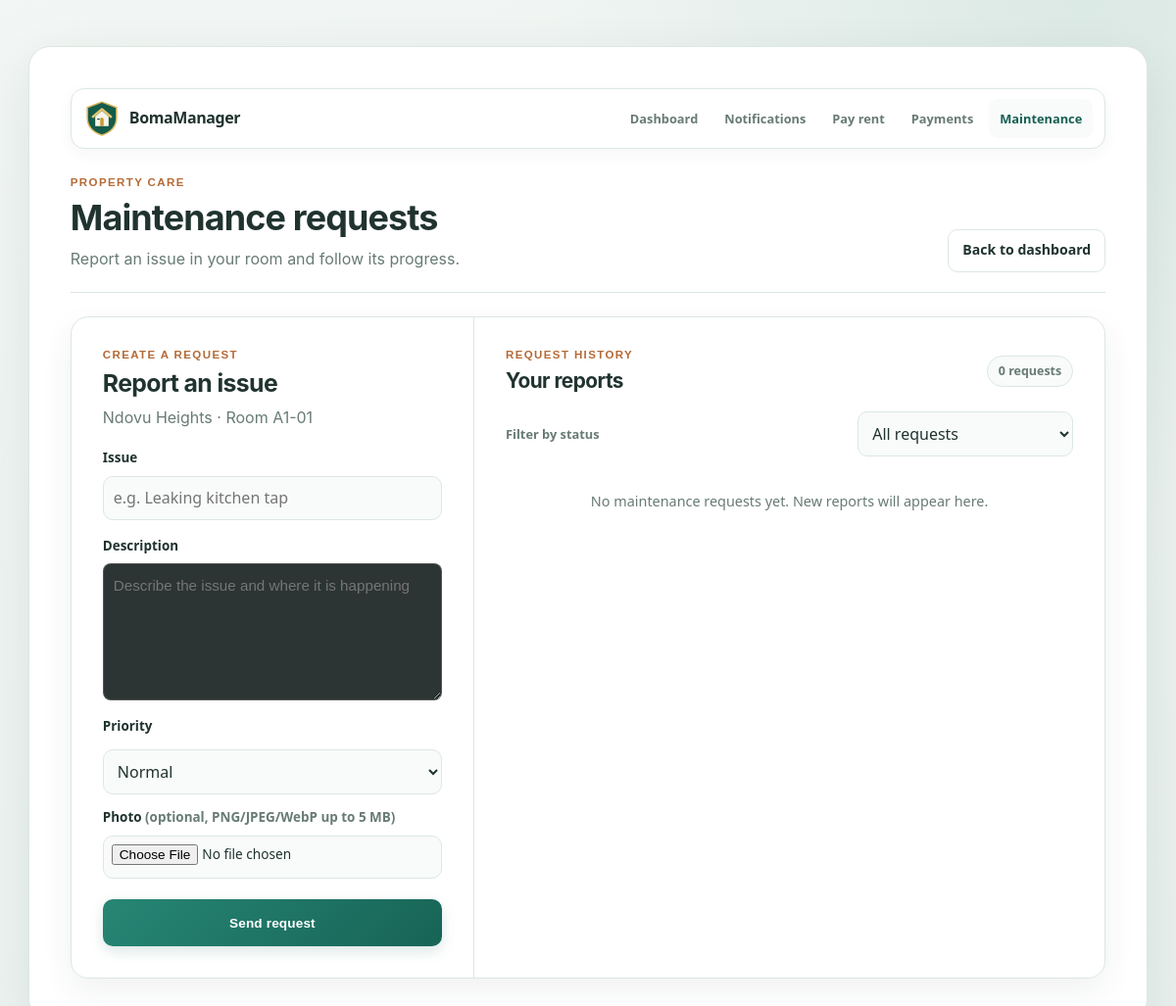
Before: /maintenance-requests (signed in) with the older database file.
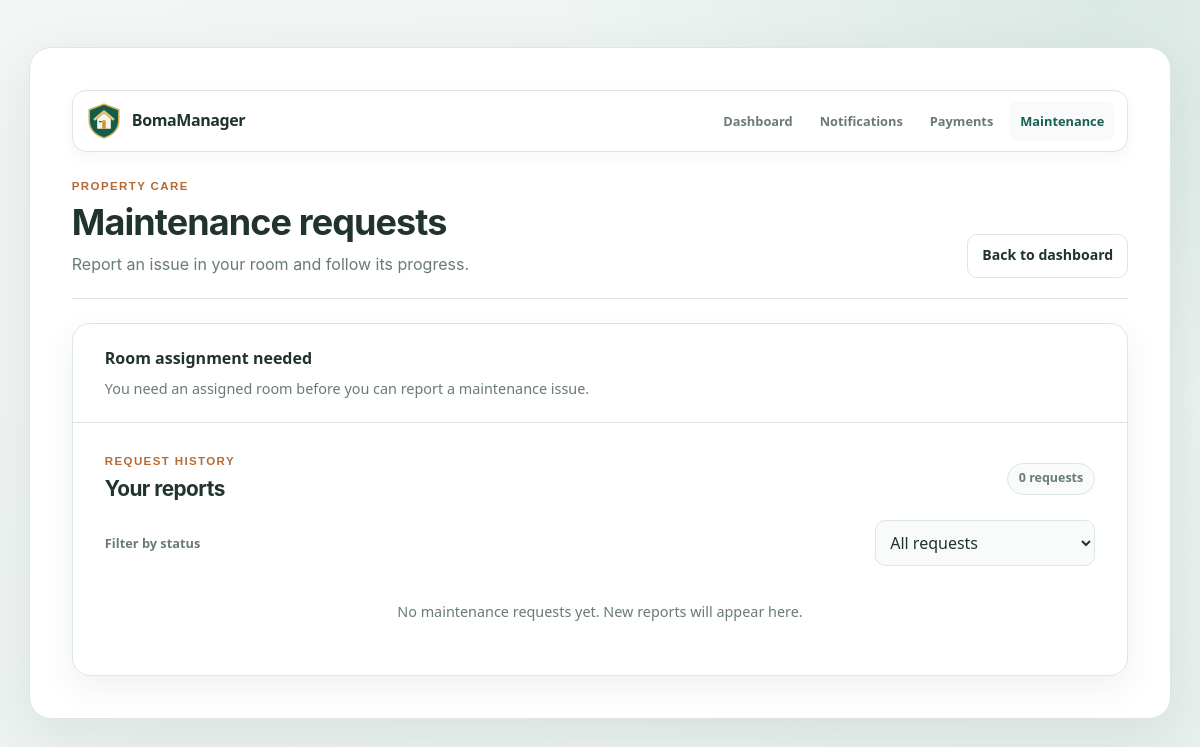
After: the same page with the newer database file.
### app.py (models this page shows)
class Property(db.Model):
    id = db.Column(db.Integer, primary_key=True)
    name = db.Column(db.String(100), nullable=False)
    location = db.Column(db.String(200), nullable=False)
    property_type = db.Column(db.String(50), nullable=True)
    landlord_id = db.Column(db.Integer, db.ForeignKey('user.id'), nullable=False)
    landlord = db.relationship('User', backref='properties')

class Room(db.Model):
    id = db.Column(db.Integer, primary_key=True)
    room_number = db.Column(db.String(20), nullable=False)
    room_type = db.Column(db.String(50), nullable=True)
    rent_amount = db.Column(db.Float, nullable=False)
    is_occupied = db.Column(db.Boolean, default=False)
    property_id = db.Column(db.Integer, db.ForeignKey('property.id'), nullable=False)
    tenant_id = db.Column(db.Integer, db.ForeignKey('user.id'), nullable=True)
    assigned_date = db.Column(db.Date, nullable=True)
    property = db.relationship('Property', backref='rooms')
    tenant = db.relationship('User', backref='room', foreign_keys=[tenant_id])

### app.py (the view, shortened to what this page needs)
@app.route('/maintenance-requests', methods=['GET', 'POST'])
@login_required
def maintenance_requests():
    statuses = [
        ('open', 'Open'),
        ('in_progress', 'In progress'),
        ('resolved', 'Resolved'),
    ]
    if current_user.role == 'tenant':
        if request.method == 'POST' and 'request_id' in request.form:
            return "Access Denied", 403
        room = Room.query.filter_by(tenant_id=current_user.id).first()
        status_filter = request.args.get('status', 'all')
        query = MaintenanceRequest.query.filter_by(
            tenant_id=current_user.id,
        )
        if status_filter not in {'all', *(value for value, _ in statuses)}:
            status_filter = 'all'
        if status_filter != 'all':
            query = query.filter_by(status=status_filter)
        requests_list = query.order_by(MaintenanceRequest.created_at.desc()).all()
        return render_template(
            'maintenance_requests.html',
            room=room,
            maintenance_requests=requests_list,
            statuses=statuses,
            status_filter=status_filter,
        )

### app.py (called while the page is built, shortened)
@login_manager.user_loader
def load_user(user_id):
    return User.query.get(int(user_id))

@app.before_request
def check_subscription_global():
    if session.get('is_super_admin') or not current_user.is_authenticated:
        return None
    if current_user.role != 'landlord' or has_paid_subscription_access(current_user):
        return None

@app.before_request
def enforce_maintenance_mode():
    is_super_admin = session.get('is_super_admin') and not current_user.is_authenticated
    if not is_maintenance_on() or is_super_admin:
        return None

@app.context_processor
def inject_pending_payment_proof_count():
    pending_count = 0
    unread_notification_count = 0
    if current_user.is_authenticated and current_user.role == 'landlord':
        pending_count = PaymentProof.query.join(Room).join(Property).filter(
            Property.landlord_id == current_user.id,
            PaymentProof.status == 'pending',
        ).count()
    elif current_user.is_authenticated and current_user.role == 'tenant':
        unread_notification_count = TenantNotification.query.filter_by(
            tenant_id=current_user.id,
            read_at=None,
        ).count()
    return {
        'pending_payment_proof_count': pending_count,
        'unread_notification_count': unread_notification_count,
    }

### maintenance.py (called while the page is built)
def _maintenance_setting():
    from app import MaintenanceSetting, db
    return db.session.get(MaintenanceSetting, 1)

def is_maintenance_on():
    setting = _maintenance_setting()
    if setting is not None:
        return setting.enabled
    return os.path.exists(MAINT_FILE)

### templates/maintenance_requests.html (shortened to what this page needs)
<!DOCTYPE html>
<html>
<head>
    <link rel="stylesheet" href="{{ url_for('static', filename='style.css') }}">
</head>
<body class="maintenance-page">
<main class="container maintenance-requests-shell">
    {% include '_app_navigation.html' %}
    <header class="maintenance-page-header">
        <div class="maintenance-page-intro">
            <p class="eyebrow">Property care</p>
            <h1>Maintenance requests</h1>
            <p class="muted">
                {% if current_user.role == 'tenant' %}
                    Report an issue in your room and follow its progress.
                {% else %}
                    Review tenant issues and update their status.
                {% endif %}
            </p>
        </div>
        <a class="maintenance-back-link" href="{{ url_for('dashboard') }}">Back to dashboard</a>
    </header>
    <div class="maintenance-layout{% if current_user.role == 'tenant' and room %} maintenance-layout-tenant{% endif %}">
    {% if current_user.role == 'tenant' and room %}
        <section class="maintenance-form-card">
            <div class="maintenance-panel-heading">
                <p class="eyebrow">Create a request</p>
                <h2>Report an issue</h2>
                <p class="muted">{{ room.property.name }} · Room {{ room.room_number }}</p>
            </div>
            <form method="POST" enctype="multipart/form-data" class="maintenance-request-form">
                <label for="title">Issue</label>
                <input id="title" name="title" maxlength="120" required placeholder="e.g. Leaking kitchen tap">
                <label for="description">Description</label>
                <textarea id="description" name="description" maxlength="2000" rows="5" required placeholder="Describe the issue and where it is happening"></textarea>
                <label for="priority">Priority</label>
                <select id="priority" name="priority">
                    <option value="normal" selected>Normal</option>
                </select>
                <label for="photo">Photo <span class="muted">(optional, PNG/JPEG/WebP up to 5 MB)</span></label>
                <input id="photo" name="photo" type="file" accept="image/png,image/jpeg,image/webp">
                <button class="btn primary-action" type="submit">Send request</button>
            </form>
        </section>
    {% elif current_user.role == 'tenant' %}
        <div class="maintenance-empty-room">
            <strong>Room assignment needed</strong>
            <p>You need an assigned room before you can report a maintenance issue.</p>
        </div>
    {% endif %}
    <section class="maintenance-request-list" aria-labelledby="maintenance-list-title">
        <header class="maintenance-section-heading">
            <div>
                <p class="eyebrow">{% if current_user.role == 'tenant' %}Request history{% else %}Property care{% endif %}</p>
                <h2 id="maintenance-list-title">{% if current_user.role == 'tenant' %}Your reports{% else %}Tenant reports{% endif %}</h2>
            </div>
            <span class="maintenance-total">{{ maintenance_requests|length }} {{ 'request' if maintenance_requests|length == 1 else 'requests' }}</span>
        </header>
        <form method="GET" class="maintenance-filter-form">
            <label for="maintenance-status-filter">Filter by status</label>
            <select id="maintenance-status-filter" name="status" onchange="this.form.submit()">
                <option value="all" {% if status_filter == 'all' %}selected{% endif %}>All requests</option>
            </select>
        </form>
        {% if maintenance_requests %}
            {% for item in maintenance_requests %}
                <article class="maintenance-request-card">
                    <div class="maintenance-request-heading">
                        <div class="maintenance-request-main">
                            <h3>{{ item.title }}</h3>
                            <div class="maintenance-request-meta">
                                <span>{{ item.room.property.name }} · Room {{ item.room.room_number }}</span>
                                <span>Reported {{ item.created_at.strftime('%d %b %Y at %H:%M') }}</span>
                            </div>
                            {% if current_user.role == 'landlord' %}
                                <p class="maintenance-request-tenant">Tenant: {{ item.tenant.name or item.tenant.email }}</p>
                            {% endif %}
                            <span class="maintenance-priority maintenance-priority-{{ item.priority }}">{{ item.priority|title }} priority</span>
                        </div>
                        <span class="maintenance-status-badge maintenance-status-{{ item.status }}">{{ item.status.replace('_', ' ')|title }}</span>
                    </div>
                    <p class="maintenance-request-description">{{ item.description }}</p>
                    {% if item.photo_path %}
                        <a class="maintenance-photo-link" href="{{ url_for('maintenance_photo', request_id=item.id) }}" target="_blank" rel="noopener">
                            <img src="{{ url_for('maintenance_photo', request_id=item.id) }}" alt="Photo attached to {{ item.title }}" loading="lazy">
                            <span>View attached photo</span>
                        </a>
                    {% endif %}
                    {% if current_user.role == 'landlord' %}
                        <form method="POST" class="maintenance-status-form">
                            <input type="hidden" name="request_id" value="{{ item.id }}">
                            <label for="status-{{ item.id }}">Update status</label>
                            <select id="status-{{ item.id }}" name="status">
                                {% for value, label in statuses %}
                                    <option value="{{ value }}" {% if item.status == value %}selected{% endif %}>{{ label }}</option>
                                {% endfor %}
                            </select>
                            <button class="btn secondary-action" type="submit">Save status</button>
                        </form>
                    {% endif %}
                </article>
            {% endfor %}
        {% else %}
            <p class="maintenance-empty-state">No maintenance requests yet. New reports will appear here.</p>
        {% endif %}
    </section>
    </div>
</main>
</body>
</html>

### templates/_app_navigation.html (shortened to what this page needs)
{% if current_user.is_authenticated and current_user.role in ['landlord', 'tenant'] %}
<nav class="app-navigation" aria-label="Main navigation">
    <a class="app-navigation-home" href="{{ url_for('dashboard') }}">
        <img src="{{ url_for('static', filename='logo.svg') }}" alt="" aria-hidden="true">
        <span>BomaManager</span>
    </a>
    <div class="app-navigation-links">
        {% if current_user.role == 'landlord' %}
            <a href="{{ url_for('dashboard') }}" {% if request.endpoint == 'dashboard' %}aria-current="page"{% endif %}>Overview</a>
            <a href="{{ url_for('my_properties') }}" {% if request.endpoint == 'my_properties' %}aria-current="page"{% endif %}>My Properties</a>
            <a href="{{ url_for('landlord_reports') }}" {% if request.endpoint == 'landlord_reports' %}aria-current="page"{% endif %}>Reports</a>
            <a href="{{ url_for('payment_history') }}" {% if request.endpoint == 'payment_history' %}aria-current="page"{% endif %}>Payments</a>
            <a class="payment-proof-nav-link{% if pending_payment_proof_count %} has-pending-proofs{% endif %}" href="{{ url_for('dashboard', _anchor='attention-items') }}" aria-label="Payment proofs{% if pending_payment_proof_count %}, {{ pending_payment_proof_count }} pending{% endif %}">
                <span>Payment proofs</span>
                {% if pending_payment_proof_count %}
                    <span class="attention-badge" aria-hidden="true">{{ pending_payment_proof_count }}</span>
                {% endif %}
            </a>
            <a href="{{ url_for('maintenance_requests') }}" {% if request.endpoint == 'maintenance_requests' %}aria-current="page"{% endif %}>Maintenance</a>
            <a href="{{ url_for('subscription_page') }}" {% if request.endpoint == 'subscription_page' %}aria-current="page"{% endif %}>Subscription</a>
            <a href="{{ url_for('add_property') }}" {% if request.endpoint in ['add_property', 'edit_property'] %}aria-current="page"{% endif %}>Add property</a>
            <a href="{{ url_for('add_tenant') }}" {% if request.endpoint == 'add_tenant' %}aria-current="page"{% endif %}>Add tenant</a>
            <a href="{{ url_for('settings') }}" {% if request.endpoint == 'settings' %}aria-current="page"{% endif %}>Settings</a>
        {% else %}
            <a href="{{ url_for('dashboard') }}" {% if request.endpoint == 'dashboard' %}aria-current="page"{% endif %}>Dashboard</a>
            <a class="payment-proof-nav-link" href="{{ url_for('dashboard', _anchor='notifications') }}" aria-label="Notifications">
                <span>Notifications</span>
            </a>
            {% if current_user.room %}
                <a href="{{ url_for('pay_rent', room_id=current_user.room[0].id) }}" {% if request.endpoint == 'pay_rent' %}aria-current="page"{% endif %}>Pay rent</a>
            {% endif %}
            <a href="{{ url_for('payment_history') }}" {% if request.endpoint == 'payment_history' %}aria-current="page"{% endif %}>Payments</a>
            <a href="{{ url_for('maintenance_requests') }}" {% if request.endpoint == 'maintenance_requests' %}aria-current="page"{% endif %}>Maintenance</a>
        {% endif %}
    </div>
</nav>
{% endif %}

Changed rows visible on the page:
removed Property: property.name "Ndovu Heights"
removed Room: room_number "A1-01"
Other visible differences:
form field priority: "Normal" → (not shown)
text no longer shown: "Pay rent CREATE A REQUEST Report an issue · Room Issue Description Priority Photo (optional, PNG/JPEG/WebP up to 5 MB) Send request"
text now shown: "Room assignment needed You need an assigned room before you can report a maintenance issue."
